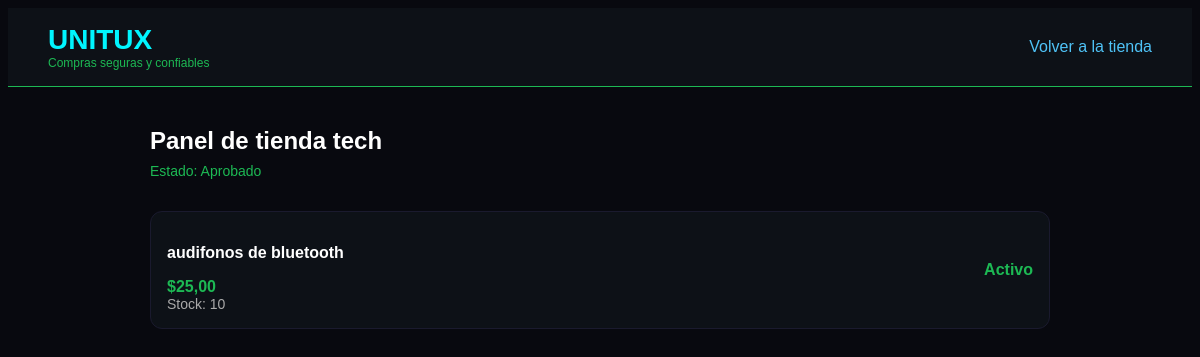
/proveedor/ (signed in), run on the app's committed database.
### tienda/models.py (models this page shows, shortened)
class Proveedor(models.Model):
    ESTADOS = [
        ('pendiente', 'Pendiente'),
        ('aprobado', 'Aprobado'),
        ('bloqueado', 'Bloqueado'),
    ]
    usuario = models.OneToOneField(User, on_delete=models.CASCADE)
    nombre_tienda = models.CharField(max_length=200)
    descripcion = models.TextField(blank=True)
    telefono = models.CharField(max_length=20, blank=True)
    estado = models.CharField(max_length=20, choices=ESTADOS, default='pendiente')
    fecha_registro = models.DateTimeField(auto_now_add=True)
    comision = models.DecimalField(max_digits=5, decimal_places=2, default=10.00)

class Producto(models.Model):
    proveedor = models.ForeignKey(Proveedor, on_delete=models.CASCADE)
    categoria = models.ForeignKey(Categoria, on_delete=models.CASCADE)
    nombre = models.CharField(max_length=200)
    descripcion = models.TextField()
    precio = models.DecimalField(max_digits=10, decimal_places=2)
    imagen = models.ImageField(upload_to='productos/', blank=True)
    stock = models.IntegerField(default=0)
    activo = models.BooleanField(default=True)

### tienda/views.py (the view)
# urls.py: path('proveedor/', views.panel_proveedor, name='panel_proveedor'),
@login_required
def panel_proveedor(request):
    try:
        proveedor = request.user.proveedor
        if proveedor.estado != 'aprobado':
            return render(request, 'tienda/pendiente.html')
        productos = Producto.objects.filter(proveedor=proveedor)
        return render(request, 'tienda/panel_proveedor.html', {
            'proveedor': proveedor,
            'productos': productos
        })
    except:
        return redirect('registro_proveedor')

### tienda/templates/tienda/panel_proveedor.html (shortened to what this page needs)
<!DOCTYPE html>
<html lang="es">
<head>
</head>
<body>
    <header>
        <div>
            <div class="logo">UNITUX</div>
            <div class="slogan">Compras seguras y confiables</div>
        </div>
        <a href="/" class="volver">Volver a la tienda</a>
    </header>
    <div class="contenido">
        <h2>Panel de {{ proveedor.nombre_tienda }}</h2>
        <div class="estado">Estado: Aprobado</div>
        {% if productos %}
        {% for producto in productos %}
        <div class="card">
            <div>
                <h3>{{ producto.nombre }}</h3>
                <div class="precio">${{ producto.precio }}</div>
                <div style="color:#aaa;font-size:14px">Stock: {{ producto.stock }}</div>
            </div>
            <div style="color:#1db954;font-weight:700">
                {% if producto.activo %}Activo{% else %}Inactivo{% endif %}
            </div>
        </div>
        {% endfor %}
        {% else %}
        <div class="sin-productos">
            <h3>No tienes productos aun</h3>
            <p style="color:#aaa">Contacta al administrador para agregar productos</p>
        </div>
        {% endif %}
    </div>
</body>
</html>

### tienda/templates/tienda/panel_proveedor.html (style rules this page uses)
body { background:#08090f;color:#fff;font-family:Arial }
header { background:#0d1117;padding:16px 40px;border-bottom:1px solid #1db954;display:flex;justify-content:space-between;align-items:center }
.logo { font-size:28px;font-weight:900;color:#00f5ff }
.slogan { color:#1db954;font-size:12px }
.contenido { max-width:900px;margin:40px auto;padding:0 20px }
h2 { margin-bottom:8px }
.estado { color:#1db954;font-size:14px;margin-bottom:32px }
.card { background:#0d1117;border:1px solid #1a1a2e;border-radius:12px;padding:16px;margin-bottom:16px;display:flex;justify-content:space-between;align-items:center }
.card h3 { font-size:16px }
.precio { color:#1db954;font-weight:700 }
.volver { color:#4fc3f7;text-decoration:none }

### data on the page
Proveedor: nombre_tienda "tienda tech"
Producto: nombre "audifonos de bluetooth", precio "25,00", stock "10", activo "Activo"
